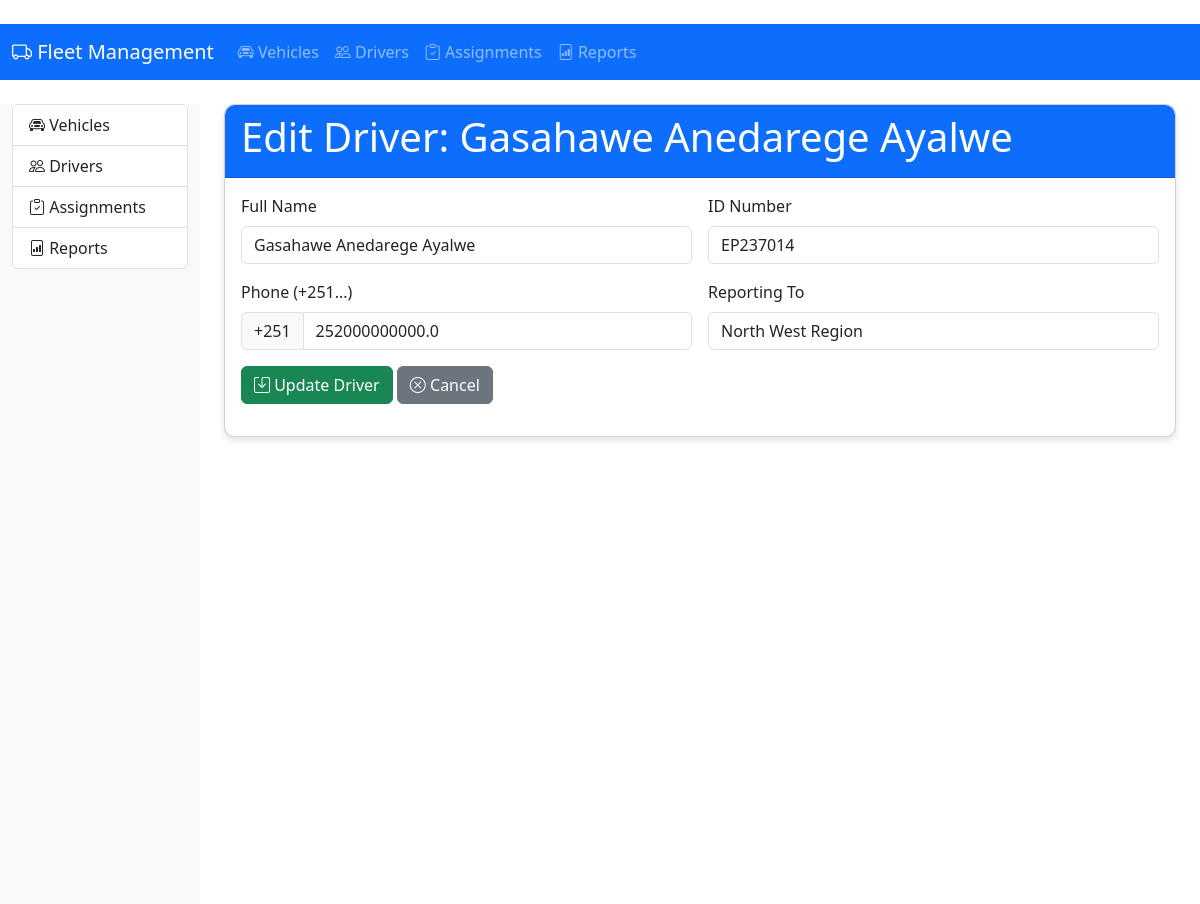
Page /drivers/5 on the earlier database version.
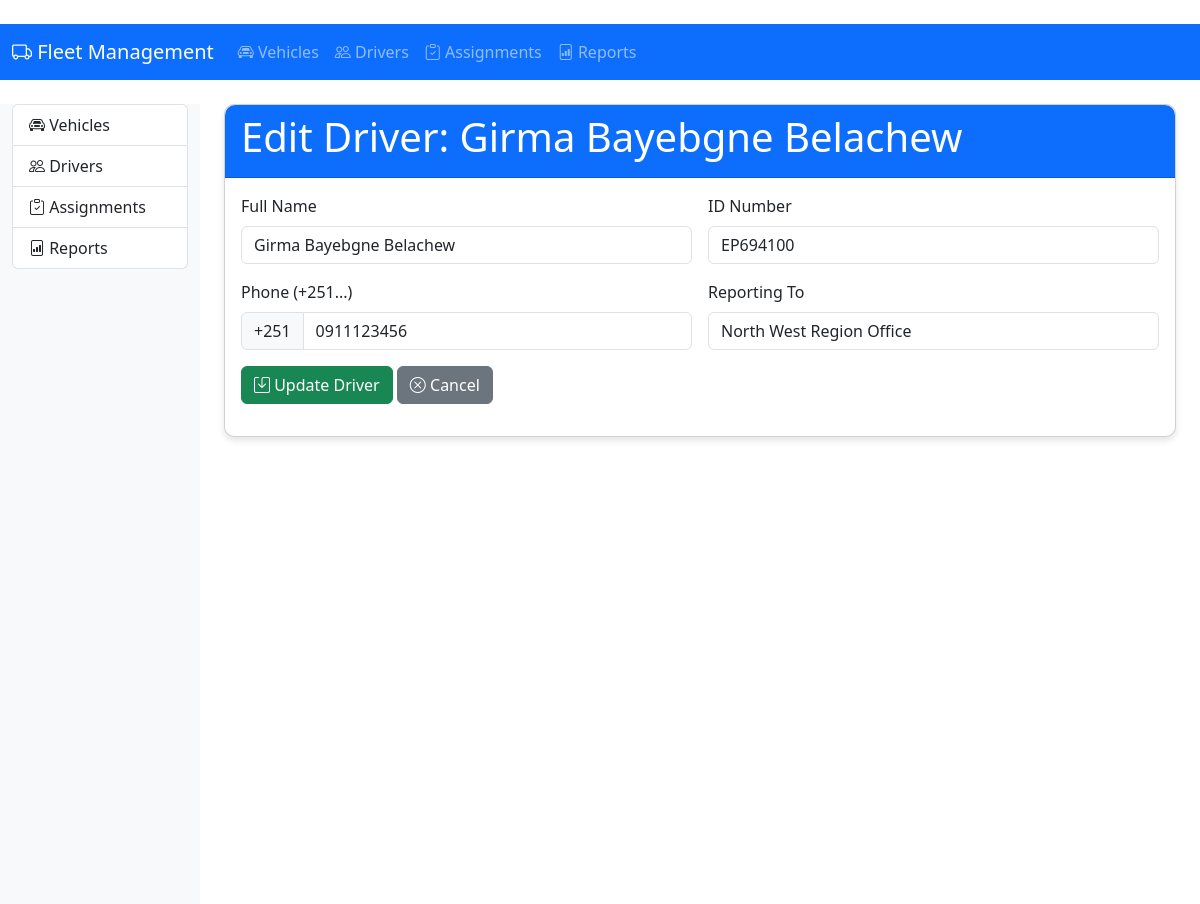
Same page on the later database version.
### app.py (models this page shows)
class Driver(db.Model):
    id = db.Column(db.Integer, primary_key=True)
    name = db.Column(db.String(100), nullable=False)
    id_number = db.Column(db.String(50), unique=True)
    phone = db.Column(db.String(15))
    reporting_to = db.Column(db.String(100))
    assignments = db.relationship('Assignment', backref='driver')

### app.py (the view, shortened to what this page needs)
@app.route('/drivers/<int:driver_id>', methods=['GET', 'POST'])
def edit_driver(driver_id):
    driver = Driver.query.get_or_404(driver_id)
    return render_template('edit_driver.html', driver=driver)

### app.py (called while the page is built)
@app.before_request
def create_tables():
    db.create_all()

### templates/edit_driver.html
﻿{% extends "base.html" %}
{% block content %}
<div class="container">
    <div class="card">
        <div class="card-header bg-primary text-white">
            <h1>Edit Driver: {{ driver.name }}</h1>
        </div>
        <div class="card-body">
            <form method="POST">
                <div class="row g-3">
                    <div class="col-md-6">
                        <label class="form-label">Full Name</label>
                        <input type="text" class="form-control" name="name" value="{{ driver.name }}" required>
                    </div>
                    <div class="col-md-6">
                        <label class="form-label">ID Number</label>
                        <input type="text" class="form-control" name="id_number" value="{{ driver.id_number }}" required>
                    </div>
                    <div class="col-md-6">
                        <label class="form-label">Phone (+251...)</label>
                        <div class="input-group">
                            <span class="input-group-text">+251</span>
                            <input type="text" class="form-control" name="phone" value="{{ driver.phone }}" required>
                        </div>
                    </div>
                    <div class="col-md-6">
                        <label class="form-label">Reporting To</label>
                        <input type="text" class="form-control" name="reporting_to" value="{{ driver.reporting_to }}">
                    </div>
                    <div class="col-12">
                        <button type="submit" class="btn btn-success">
                            <i class="bi bi-save"></i> Update Driver
                        </button>
                        <a href="/drivers" class="btn btn-secondary">
                            <i class="bi bi-x-circle"></i> Cancel
                        </a>
                    </div>
                </div>
            </form>
        </div>
    </div>
</div>
{% endblock %}

Differences in the rows shown:
changed Driver: name "Gasahawe Anedarege Ayalwe" → "Girma Bayebgne Belachew"; id_number "EP237014" → "EP694100"; phone "252000000000.0" → "0911123456"; reporting_to "North West Region" → "North West Region Office"
